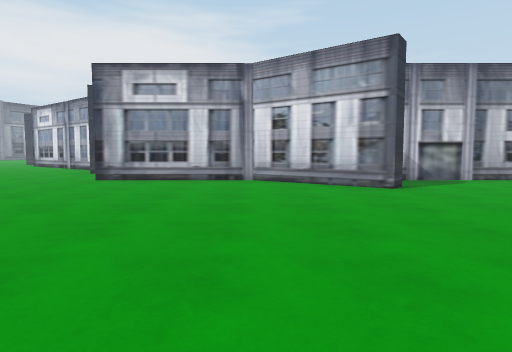
[1] (above)

12 first-person views from a walk through a scene from a Unity 3-D project. The camera is 1.2 m above the floor, tilts 4° down and sees 75° across. The floor is counted in squares, 2 m on a side. Each view is taken from the middle of a square. On the plan, view 1 faces up. The plan holds only what a view shows up to about 10 squares ahead; the rest is blank. The place goes on beyond the plan.

[2]
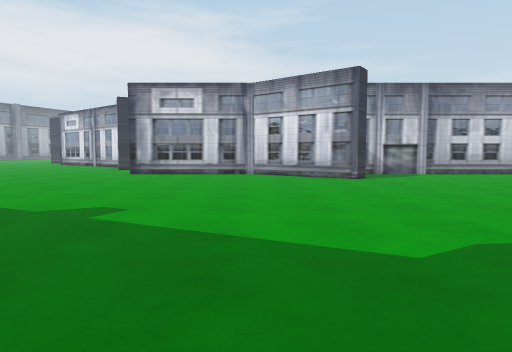

[3]
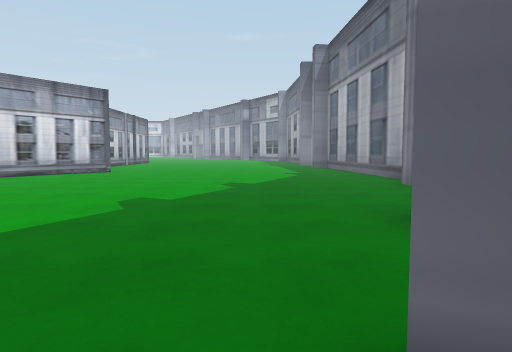

[4]
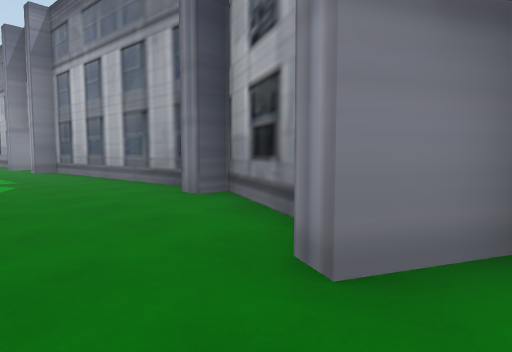

[5]
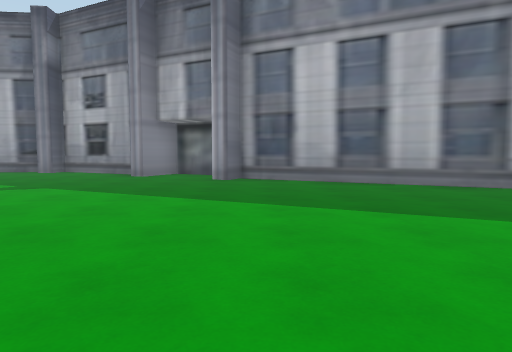

[6]
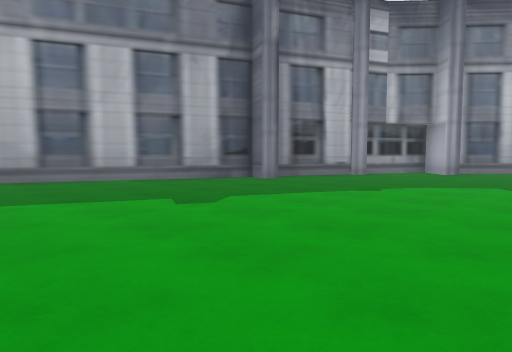

[7]
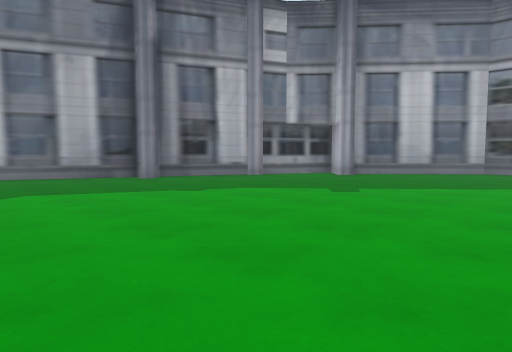

[8]
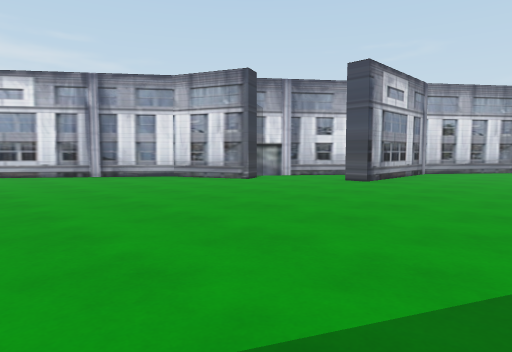

[9]
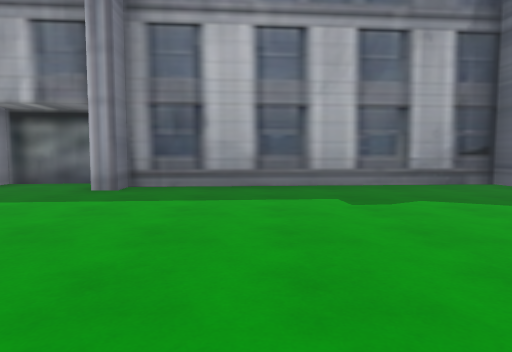

[10]
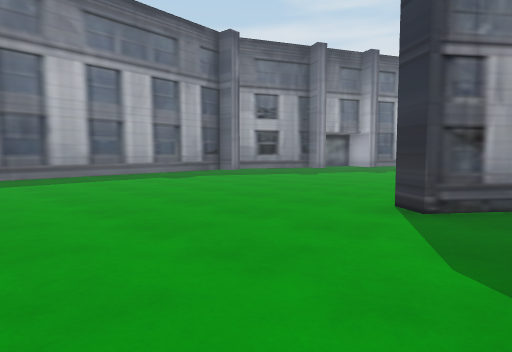

[11]
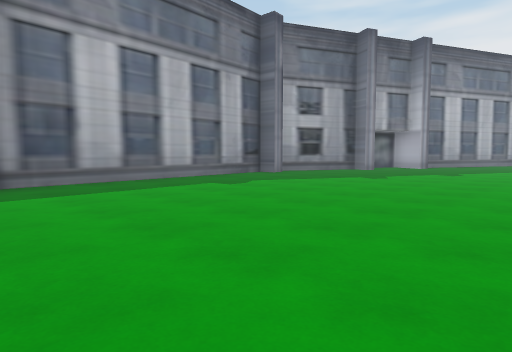

[12]
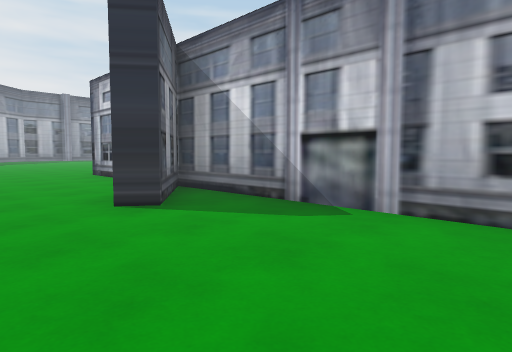

### Floor plan
Points are (right, up) in squares from view 1. A wall is a line through its corners. A room is listed if a view was taken in it or the views show most of it. See-through windows are left out.
Room 1 (views 1, 2, 3, 4, 5, 6, 7, 8, 9, 10, 11, 12)
walls: (-4.2, 9.7) (-4.7, 9.5) (-5.5, 11.4) (-8.8, 13.8); (-1.9, 8.6) (-3.9, 10.2); (-14.1, 3.9) (-13.5, 3.6) (-13.8, 3.2) (-7.6, 0.3) (-7.4, 0.7) (-6.9, 0.5); (-18.2, 6.6) (-17.9, 6.2) (-18.7, 5.5) (-16.6, 4.5); (-16.6, 4.8) (-16.2, 4.3) (-14.2, 3.3); (-20.6, 8.5) (-18.6, 6.2); (-6.9, -0.9) (-5.7, -1.5) (-5.2, -0.3) (-4.8, -0.5); (-4.7, -1.1) (-2, -2.4); (-2, -1.8) (-1.6, -1.8) (-1.5, -2.3) (5.2, -1.8) (5.2, -1.3) (5.7, -1.3); (6.5, 7.3) (0.8, 7.3) (2.6, 5.9) (2.3, 5.5) (-0.1, 7.3) (-3.5, 7.3) (-3.5, 7.8)

Where each view was taken, in squares from view 1:
view 1: 0 up, 0 right, facing up
view 2: 2 down, 0 right, facing up
view 3: 1 up, 8 left, facing right
view 4: 1 up, 6 left, facing down-right
view 5: 8 up, 8 left, facing down
view 6: 9 up, 8 left, facing down-left
view 7: 11 up, 10 left, facing down-left
view 8: 4 up, 10 left, facing up-right
view 9: 4 up, 3 right, facing down
view 10: 7 up, 6 right, facing down-left
view 11: 5 up, 6 right, facing down-left
view 12: 4 up, 6 right, facing up-left
